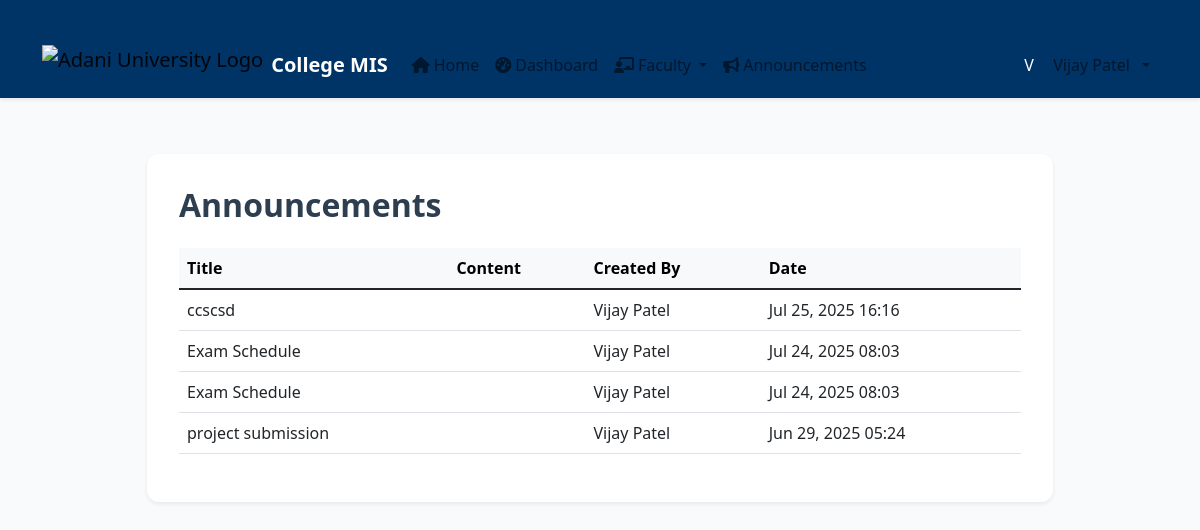
The page /announcements/ (signed in) on the database its author committed.
### core/models.py (models this page shows, shortened)
class User(AbstractUser):
    is_student = models.BooleanField(default=False)
    is_faculty = models.BooleanField(default=False)

class Announcement(models.Model):
    title = models.CharField(max_length=200)
    message = models.TextField()
    created_at = models.DateTimeField(auto_now_add=True)
    to_students = models.ManyToManyField(Student, blank=True)
    to_groups = models.CharField(max_length=100, blank=True)  # For group announcements
    created_by = models.ForeignKey(Faculty, on_delete=models.SET_NULL, null=True, blank=True)

class Faculty(models.Model):
    user = models.OneToOneField('core.User', on_delete=models.CASCADE)
    phone_number = models.CharField(max_length=20, blank=True)
    department = models.CharField(max_length=100, blank=True)

### announcements/views.py (the view)
# urls.py: path('', announcement_list, name='announcement_list'),
@login_required
def announcement_list(request):
    try:
        if hasattr(request.user, 'student') and request.user.student:
            student = request.user.student
            announcements = Announcement.objects.filter(
                Q(to_students=student) |
                Q(to_groups__in=['all', '']) |
                Q(to_students__isnull=True, to_groups__isnull=True)
            ).distinct().order_by('-created_at')
        elif hasattr(request.user, 'faculty') and request.user.faculty:
            faculty = request.user.faculty
            announcements = Announcement.objects.filter(created_by=faculty).order_by('-created_at')
        else:
            announcements = Announcement.objects.all().order_by('-created_at')
    except Exception as e:
        announcements = Announcement.objects.all().order_by('-created_at')
        messages.warning(request, f'There was an issue loading your specific announcements. Showing all announcements.')
    return render(request, 'announcements/list.html', {'announcements': announcements})

### templates/announcements/list.html
{% extends 'base.html' %}
{% block content %}
<div class="container py-4">
  <div class="row justify-content-center">
    <div class="col-12 col-lg-10">
      <div class="card shadow-sm mb-4">
        <div class="card-body">
          <h2 class="mb-4">Announcements</h2>
          {% if announcements %}
            <div class="table-responsive">
              <table class="table table-hover align-middle">
                <thead class="table-light sticky-top">
                  <tr>
                    <th>Title</th>
                    <th>Content</th>
                    <th>Created By</th>
                    <th>Date</th>
                  </tr>
                </thead>
                <tbody>
                  {% for announcement in announcements %}
                  <tr>
                    <td>{{ announcement.title }}</td>
                    <td>{{ announcement.content|truncatewords:20 }}</td>
                    <td>{{ announcement.created_by.user.first_name }} {{ announcement.created_by.user.last_name }}</td>
                    <td>{{ announcement.created_at|date:"M d, Y H:i" }}</td>
                  </tr>
                  {% endfor %}
                </tbody>
              </table>
            </div>
          {% else %}
            <div class="alert alert-info">No announcements found.</div>
          {% endif %}
        </div>
      </div>
    </div>
  </div>
</div>
{% endblock %}

### templates/base.html (shortened to what this page needs)
{% load static %}
<!DOCTYPE html>
<html lang="en">
<head>
    <link href="https://cdn.jsdelivr.net/npm/bootstrap@5.1.3/dist/css/bootstrap.min.css" rel="stylesheet">
    <link rel="stylesheet" href="https://cdnjs.cloudflare.com/ajax/libs/font-awesome/6.0.0/css/all.min.css">
    <link rel="stylesheet" href="{% static 'css/styles.css' %}">
</head>
<body>
    <nav class="navbar navbar-expand-lg navbar-light bg-white shadow-sm py-2 sticky-top">
        <div class="container">
            <a class="navbar-brand d-flex align-items-center gap-2" href="{% url 'home' %}">
                <img src="https://www.sikshapedia.com/public/data/colleges/adani-university-ahmedabad-gujarat/adani-university-ahmedabad-gujarat-logo.webp" alt="Adani University Logo" style="height: 40px;" class="align-middle"/>
                <span class="fw-bold text-primary">College MIS</span>
            </a>
            <div class="collapse navbar-collapse" id="navbarNav">
                <ul class="navbar-nav me-auto mb-2 mb-lg-0">
                    <li class="nav-item">
                        <a class="nav-link" href="{% url 'home' %}">
                            <i class="fas fa-home me-1"></i>Home
                        </a>
                    </li>
                    {% if user.is_authenticated %}
                        <li class="nav-item">
                            <a class="nav-link" href="{% url 'dashboard' %}">
                                <i class="fas fa-tachometer-alt me-1"></i>Dashboard
                            </a>
                        </li>
                        {% if user.faculty %}
                            <li class="nav-item dropdown">
                                <a class="nav-link dropdown-toggle" href="#" id="facultyDropdown" role="button" data-bs-toggle="dropdown">
                                    <i class="fas fa-chalkboard-teacher me-1"></i>Faculty
                                </a>
                            </li>
                        {% endif %}
                        <li class="nav-item">
                            <a class="nav-link" href="{% url 'announcement_list' %}">
                                <i class="fas fa-bullhorn me-1"></i>Announcements
                            </a>
                        </li>
                    {% endif %}
                </ul>
                <ul class="navbar-nav ms-auto mb-2 mb-lg-0">
                    {% if user.is_authenticated %}
                        <li class="nav-item dropdown">
                            <a class="nav-link dropdown-toggle d-flex align-items-center gap-2" href="#" id="userDropdown" role="button" data-bs-toggle="dropdown">
                                <span class="avatar bg-primary text-white rounded-circle d-inline-flex justify-content-center align-items-center" style="width:32px;height:32px;font-size:1rem;">
                                    {% if user.first_name %}{{ user.first_name|slice:":1"|upper }}{% else %}{{ user.username|slice:":1"|upper }}{% endif %}
                                </span>
                                <span class="d-none d-md-inline">{{ user.first_name }} {{ user.last_name }}</span>
                            </a>
                        </li>
                    {% endif %}
                </ul>
            </div>
        </div>
    </nav>
    <main class="container mt-4">
        {% block content %}{% endblock %}
    </main>
</body>
</html>

### static/css/styles.css (style rules this page uses)
body { font-family: 'Segoe UI', 'Roboto', 'Arial', sans-serif; background-color: #f8fafc; }
.navbar, .bg-primary { background-color: #003366 !important; }
.text-primary, .btn-primary { color: #fff !important; background-color: #003366 !important; border-color: #003366 !important; }
h1, h2, h3, h4, h5, h6 { font-family: 'Segoe UI', 'Roboto', 'Arial', sans-serif; color: #003366; }
a { color: #003366; }
.navbar-brand img { height: 40px; }
.navbar { margin-bottom: 2rem; }
.container { margin-top: 2rem; }
.card { border-radius: 12px; box-shadow: 0 4px 24px rgba(0,0,0,0.08), 0 1.5px 4px rgba(0,0,0,0.03); border: none; background: #fff; }
.card-body { padding: 2rem; }
h2 { font-weight: 600; color: #2c3e50; }

### rows shown on the page
User: first_name "V", first_name "Vijay Patel"
Announcement: title "ccscsd", created_by.user.first_name "Vijay Patel", created_at "Jul 25, 2025 16:16"
Announcement: title "Exam Schedule", created_by.user.first_name "Vijay Patel", created_at "Jul 24, 2025 08:03"
Announcement: title "Exam Schedule", created_by.user.first_name "Vijay Patel", created_at "Jul 24, 2025 08:03"
Announcement: title "project submission", created_by.user.first_name "Vijay Patel", created_at "Jun 29, 2025 05:24"
